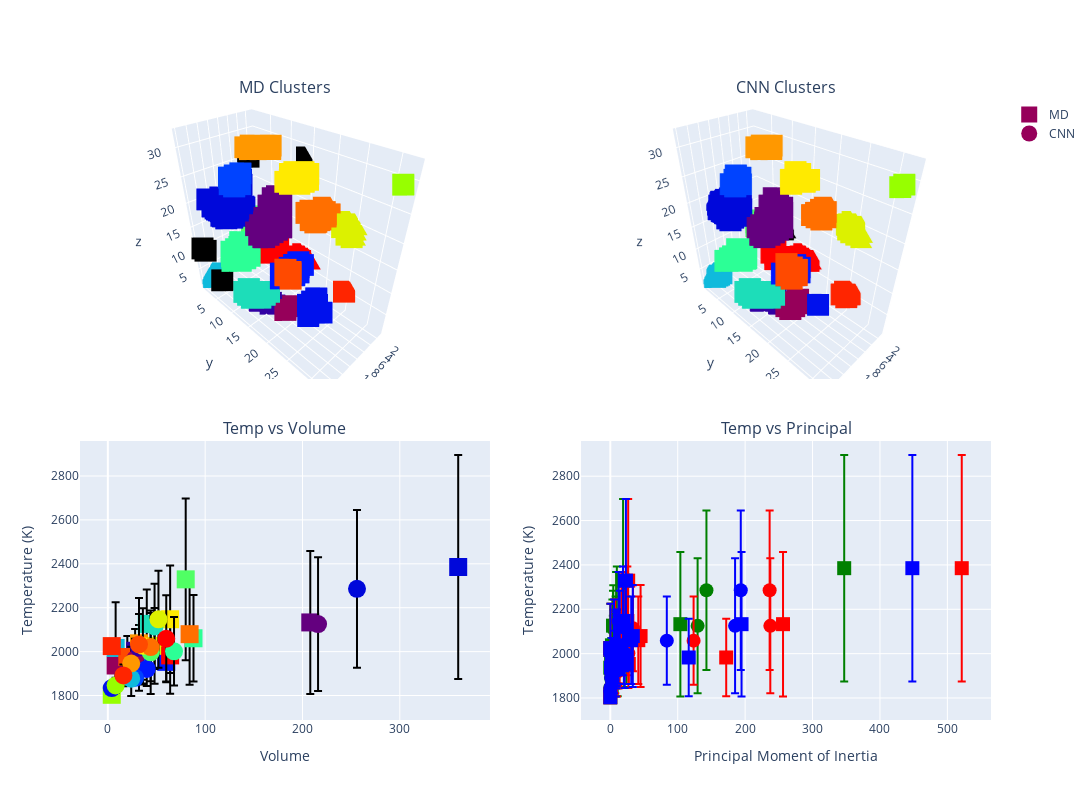

The notebook cell saved with this chart:
### Code cell
test_fig

### Figure 1 — Plotly figure (JSON) as saved in the notebook; plotly's stock layout.template omitted (floating-point values rounded to 4 significant figures; data arrays with more than 128 entries replaced by an {"elided": "..."} marker saying what was removed)
{"data": [{"marker": {"color": {"elided": "318 int values"}, "colorscale": [[0, "rgb(150,0,90)"], [0.125, "rgb(0,0,200)"], [0.25, "rgb(0,25,255)"], [0.375, "rgb(0,152,255)"], [0.5, "rgb(44,255,150)"], [0.625, "rgb(151,255,0)"], [0.75, "rgb(255,234,0)"], [0.875, "rgb(255,111,0)"], [1, "rgb(255,0,0)"]], "line": {"width": 0}, "size": 8, "symbol": "square"}, "mode": "markers", "scene": "scene", "showlegend": false, "text": {"elided": "318 int values"}, "type": "scatter3d", "x": {"elided": "318 int values"}, "y": {"elided": "318 int values"}, "z": {"elided": "318 int values"}}, {"marker": {"color": "black", "line": {"width": 0}, "size": 8, "symbol": "square"}, "mode": "markers", "scene": "scene", "showlegend": false, "text": [19, 3, 3, 14, 9, 9], "type": "scatter3d", "x": [1, 6, 6, 14, 16, 16], "y": [14, 5, 5, 4, 2, 3], "z": [28, 27, 28, 3, 11, 11]}, {"marker": {"color": {"elided": "265 int values"}, "colorscale": [[0, "rgb(150,0,90)"], [0.125, "rgb(0,0,200)"], [0.25, "rgb(0,25,255)"], [0.375, "rgb(0,152,255)"], [0.5, "rgb(44,255,150)"], [0.625, "rgb(151,255,0)"], [0.75, "rgb(255,234,0)"], [0.875, "rgb(255,111,0)"], [1, "rgb(255,0,0)"]], "line": {"width": 0}, "size": 8, "symbol": "square"}, "mode": "markers", "scene": "scene2", "showlegend": false, "text": {"elided": "265 int values"}, "type": "scatter3d", "x": {"elided": "265 int values"}, "y": {"elided": "265 int values"}, "z": {"elided": "265 int values"}}, {"marker": {"color": "black", "line": {"width": 0}, "size": 8, "symbol": "square"}, "mode": "markers", "scene": "scene2", "showlegend": false, "text": [15, 15], "type": "scatter3d", "x": [1, 2], "y": [9, 9], "z": [12, 12]}, {"error_y": {"array": [78.13, 325.7, 99.03, 510.4, 106.2, 89.86, 90.6, 208.7, 157.1, 197.4, 368.6, 0, 172.5, 245.3, 83.45, 230.0, 95.16, 0, 174.2], "type": "data", "visible": true}, "marker": {"color": [0, 1, 2, 4, 5, 6, 7, 10, 11, 12, 13, 15, 17, 18, 20, 21, 22, 23, 24], "colorscale": [[0, "rgb(150,0,90)"], [0.125, "rgb(0,0,200)"], [0.25, "rgb(0,25,255)"], [0.375, "rgb(0,152,255)"], [0.5, "rgb(44,255,150)"], [0.625, "rgb(151,255,0)"], [0.75, "rgb(255,234,0)"], [0.875, "rgb(255,111,0)"], [1, "rgb(255,0,0)"]], "size": 18, "symbol": "square"}, "mode": "markers", "name": "MD", "text": [0, 1, 2, 4, 5, 6, 7, 10, 11, 12, 13, 15, 17, 18, 20, 21, 22, 23, 24], "type": "scatter", "x": [8, 208, 28, 360, 36, 60, 36, 8, 40, 88, 80, 4, 48, 64, 32, 84, 20, 4, 64], "xaxis": "x", "y": [1937.0, 2133.0, 2004.0, 2385.0, 1957.0, 1953.0, 1963.0, 2017.0, 2126.0, 2061.0, 2329.0, 1803.0, 2026.0, 2147.0, 2038.0, 2079.0, 1976.0, 2025.0, 1983.0], "yaxis": "y"}, {"error_y": {"array": [92.07, 304.3, 152.6, 359.3, 0, 77.74, 33.36, 79.13, 194.1, 156.1, 190.2, 34.51, 221.0, 171.9, 75.85, 155.4, 211.2, 49.67, 198.6], "type": "data", "visible": true}, "marker": {"color": [0, 1, 2, 4, 5, 6, 7, 10, 11, 12, 13, 15, 17, 18, 20, 21, 22, 23, 24], "colorscale": [[0, "rgb(150,0,90)"], [0.125, "rgb(0,0,200)"], [0.25, "rgb(0,25,255)"], [0.375, "rgb(0,152,255)"], [0.5, "rgb(44,255,150)"], [0.625, "rgb(151,255,0)"], [0.75, "rgb(255,234,0)"], [0.875, "rgb(255,111,0)"], [1, "rgb(255,0,0)"]], "size": 18, "symbol": "circle"}, "mode": "markers", "name": "CNN", "text": [0, 1, 2, 4, 5, 6, 7, 10, 11, 12, 13, 15, 17, 18, 20, 21, 22, 23, 24], "type": "scatter", "x": [28, 216, 32, 256, 4, 40, 28, 24, 48, 68, 44, 8, 52, 36, 24, 44, 32, 16, 60], "xaxis": "x", "y": [1966.0, 2125.0, 2018.0, 2286.0, 1834.0, 1921.0, 1881.0, 1877.0, 2114.0, 2001.0, 1997.0, 1846.0, 2147.0, 2026.0, 1946.0, 2021.0, 2033.0, 1892.0, 2059.0], "yaxis": "y"}, {"error_y": {"array": [78.13, 325.7, 99.03, 510.4, 106.2, 89.86, 90.6, 208.7, 157.1, 197.4, 368.6, 0, 172.5, 245.3, 83.45, 230.0, 95.16, 0, 174.2], "type": "data", "visible": true}, "marker": {"color": "green", "size": 14, "symbol": "square"}, "mode": "markers", "name": "MD min principal axis", "showlegend": false, "text": [0, 1, 2, 4, 5, 6, 7, 10, 11, 12, 13, 15, 17, 18, 20, 21, 22, 23, 24], "type": "scatter", "x": [2.118e-64, 103.9, 1.459, 347.0, 4.838, 6.694, 3.999, 0, 4, 24.01, 18.95, 0, 7.471, 9.7, 2.434, 20.57, 1.46, 0, 10.97], "xaxis": "x2", "y": [1937.0, 2133.0, 2004.0, 2385.0, 1957.0, 1953.0, 1963.0, 2017.0, 2126.0, 2061.0, 2329.0, 1803.0, 2026.0, 2147.0, 2038.0, 2079.0, 1976.0, 2025.0, 1983.0], "yaxis": "y2"}, {"error_y": {"array": [92.07, 304.3, 152.6, 359.3, 0, 77.74, 33.36, 79.13, 194.1, 156.1, 190.2, 34.51, 221.0, 171.9, 75.85, 155.4, 211.2, 49.67, 198.6], "type": "data", "visible": true}, "marker": {"color": "green", "size": 14, "symbol": "circle"}, "mode": "markers", "name": "CNN min principal axis", "showlegend": false, "text": [0, 1, 2, 4, 5, 6, 7, 10, 11, 12, 13, 15, 17, 18, 20, 21, 22, 23, 24], "type": "scatter", "x": [2.125, 129.5, 3.755, 142.6, 0, 3.975, 3.143, 2.166, 4.417, 13.03, 6.598, 0, 8.62, 4.814, 2, 7.481, 3.129, 1, 7.878], "xaxis": "x2", "y": [1966.0, 2125.0, 2018.0, 2286.0, 1834.0, 1921.0, 1881.0, 1877.0, 2114.0, 2001.0, 1997.0, 1846.0, 2147.0, 2026.0, 1946.0, 2021.0, 2033.0, 1892.0, 2059.0], "yaxis": "y2"}, {"error_y": {"array": [78.13, 325.7, 99.03, 510.4, 106.2, 89.86, 90.6, 208.7, 157.1, 197.4, 368.6, 0, 172.5, 245.3, 83.45, 230.0, 95.16, 0, 174.2], "type": "data", "visible": true}, "marker": {"color": "red", "size": 14, "symbol": "square"}, "mode": "markers", "name": "MD max principal axis", "showlegend": false, "text": [0, 1, 2, 4, 5, 6, 7, 10, 11, 12, 13, 15, 17, 18, 20, 21, 22, 23, 24], "type": "scatter", "x": [1.5, 256.2, 10.86, 521.3, 11.16, 27.45, 6.445, 0.5, 21, 41.53, 26.53, 0, 12.17, 25.28, 15.38, 44.92, 2.74, 0, 171.9], "xaxis": "x2", "y": [1937.0, 2133.0, 2004.0, 2385.0, 1957.0, 1953.0, 1963.0, 2017.0, 2126.0, 2061.0, 2329.0, 1803.0, 2026.0, 2147.0, 2038.0, 2079.0, 1976.0, 2025.0, 1983.0], "yaxis": "y2"}, {"error_y": {"array": [92.07, 304.3, 152.6, 359.3, 0, 77.74, 33.36, 79.13, 194.1, 156.1, 190.2, 34.51, 221.0, 171.9, 75.85, 155.4, 211.2, 49.67, 198.6], "type": "data", "visible": true}, "marker": {"color": "red", "size": 14, "symbol": "circle"}, "mode": "markers", "name": "CNN max principal axis", "showlegend": false, "text": [0, 1, 2, 4, 5, 6, 7, 10, 11, 12, 13, 15, 17, 18, 20, 21, 22, 23, 24], "type": "scatter", "x": [6, 237.4, 13.88, 236.3, 0, 12.17, 4.001, 3.5, 33.58, 26.85, 9.947, 0.5, 16.6, 10.93, 5.667, 11.95, 7.371, 2, 123.6], "xaxis": "x2", "y": [1966.0, 2125.0, 2018.0, 2286.0, 1834.0, 1921.0, 1881.0, 1877.0, 2114.0, 2001.0, 1997.0, 1846.0, 2147.0, 2026.0, 1946.0, 2021.0, 2033.0, 1892.0, 2059.0], "yaxis": "y2"}, {"error_y": {"array": [78.13, 325.7, 99.03, 510.4, 106.2, 89.86, 90.6, 208.7, 157.1, 197.4, 368.6, 0, 172.5, 245.3, 83.45, 230.0, 95.16, 0, 174.2], "type": "data", "visible": true}, "marker": {"color": "blue", "size": 14, "symbol": "square"}, "mode": "markers", "name": "MD mean principal axis", "showlegend": false, "text": [0, 1, 2, 4, 5, 6, 7, 10, 11, 12, 13, 15, 17, 18, 20, 21, 22, 23, 24], "type": "scatter", "x": [1, 194.7, 7.238, 448.0, 8, 20.18, 5.629, 0.3333, 14, 31.06, 23.17, 0, 9.722, 18.88, 10.25, 33.4, 2.133, 0, 116.3], "xaxis": "x2", "y": [1937.0, 2133.0, 2004.0, 2385.0, 1957.0, 1953.0, 1963.0, 2017.0, 2126.0, 2061.0, 2329.0, 1803.0, 2026.0, 2147.0, 2038.0, 2079.0, 1976.0, 2025.0, 1983.0], "yaxis": "y2"}, {"error_y": {"array": [92.07, 304.3, 152.6, 359.3, 0, 77.74, 33.36, 79.13, 194.1, 156.1, 190.2, 34.51, 221.0, 171.9, 75.85, 155.4, 211.2, 49.67, 198.6], "type": "data", "visible": true}, "marker": {"color": "blue", "size": 14, "symbol": "circle"}, "mode": "markers", "name": "CNN mean principal axis", "showlegend": false, "text": [0, 1, 2, 4, 5, 6, 7, 10, 11, 12, 13, 15, 17, 18, 20, 21, 22, 23, 24], "type": "scatter", "x": [4.572, 185.1, 9.25, 193.5, 0, 9.133, 3.429, 2.778, 22.39, 21.41, 8.363, 0.3333, 12.51, 8.148, 3.778, 9.212, 5.5, 1.333, 83.82], "xaxis": "x2", "y": [1966.0, 2125.0, 2018.0, 2286.0, 1834.0, 1921.0, 1881.0, 1877.0, 2114.0, 2001.0, 1997.0, 1846.0, 2147.0, 2026.0, 1946.0, 2021.0, 2033.0, 1892.0, 2059.0], "yaxis": "y2"}], "layout": {"annotations": [{"font": {"size": 16}, "showarrow": false, "text": "MD Clusters", "x": 0.225, "xanchor": "center", "xref": "paper", "y": 1, "yanchor": "bottom", "yref": "paper"}, {"font": {"size": 16}, "showarrow": false, "text": "CNN Clusters", "x": 0.775, "xanchor": "center", "xref": "paper", "y": 1, "yanchor": "bottom", "yref": "paper"}, {"font": {"size": 16}, "showarrow": false, "text": "Temp vs Volume", "x": 0.225, "xanchor": "center", "xref": "paper", "y": 0.45, "yanchor": "bottom", "yref": "paper"}, {"font": {"size": 16}, "showarrow": false, "text": "Temp vs Principal", "x": 0.775, "xanchor": "center", "xref": "paper", "y": 0.45, "yanchor": "bottom", "yref": "paper"}], "autosize": false, "height": 800, "scene": {"domain": {"x": [0, 0.45], "y": [0.55, 1]}}, "scene2": {"domain": {"x": [0.55, 1], "y": [0.55, 1]}}, "width": 1200, "xaxis": {"anchor": "y", "domain": [0, 0.45], "title": {"text": "Volume"}}, "xaxis2": {"anchor": "y2", "domain": [0.55, 1], "title": {"text": "Principal Moment of Inertia"}}, "yaxis": {"anchor": "x", "domain": [0, 0.45], "title": {"text": "Temperature (K)"}}, "yaxis2": {"anchor": "x2", "domain": [0, 0.45], "title": {"text": "Temperature (K)"}}}}
